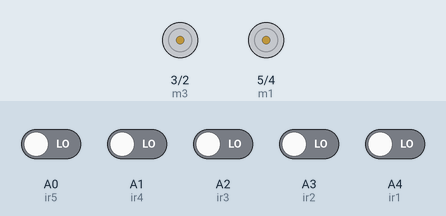
Recording of a sketch running on a simulated Arduino Uno, built with avr-gcc and run on an emulated ATmega328P. Parts: motor-driver pin pairs drawn as motors (green arrow = first pin HIGH = forward, orange = second pin HIGH = backward, longer = more drive). Inputs (shaded band) come from the test bench; at power-on: A0 (ir5), A1 (ir4), A2 (ir3), A3 (ir2), A4 (ir1) LOW.

Above: at 1.2 s.
1.3 s: A0 (ir5) driven HIGH and A1 (ir4) driven HIGH
At 1.7 s:
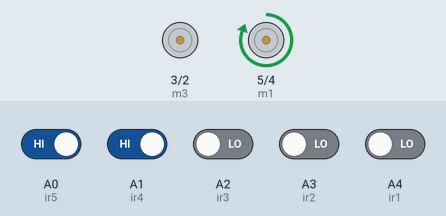
2.8 s: A2 (ir3) driven HIGH and A3 (ir2) driven HIGH
At 4.0 s:
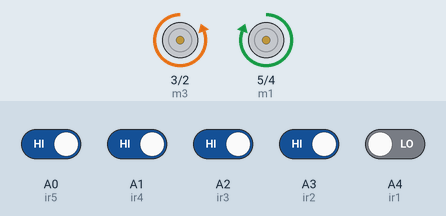
Timing chart, 0 to 5.8 s (numbered marks = the images above; inputs shaded):
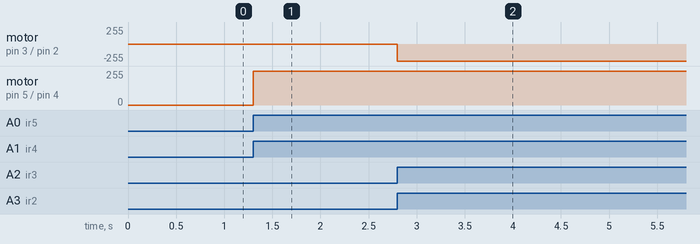

The sketch:

Robot_line_follower_2.ino
```cpp
#define m1 5  //Right Motor MA1
#define m2 4  //Right Motor MA2
#define m3 3  //Left Motor MB1
#define m4 2  //Left Motor MB2

//**********5 Channel IR Sensor Connection**********//
#define ir1 A4
#define ir2 A3
#define ir3 A2
#define ir4 A1
#define ir5 A0
//*************************************************//


void setup() {
  pinMode(m1, OUTPUT);
  pinMode(m2, OUTPUT);
  pinMode(m3, OUTPUT);
  pinMode(m4, OUTPUT);

  pinMode(ir1, INPUT);
  pinMode(ir2, INPUT);
  pinMode(ir3, INPUT);
  pinMode(ir4, INPUT);
  pinMode(ir5, INPUT);


}

void loop() {

  //Reading Sensor Values
  int s1 = digitalRead(ir1);  //Left Most Sensor
  int s2 = digitalRead(ir2);  //Left Sensor
  int s3 = digitalRead(ir3);  //Middle Sensor
  int s4 = digitalRead(ir4);  //Right Sensor
  int s5 = digitalRead(ir5);  //Right Most Sensor

  //if only middle sensor detects black line
  if((s1 == 1) && (s2 == 1) && (s3 == 0) && (s4 == 1) && (s5 == 1))
  {
    //going forward with full speed
    digitalWrite(m1, HIGH);
    digitalWrite(m2, LOW);
    digitalWrite(m3, HIGH);
    digitalWrite(m4, LOW);
  }

  //if only left sensor detects black line
  if((s1 == 1) && (s2 == 0) && (s3 == 1) && (s4 == 1) && (s5 == 1))
  {
    //going right with full speed
    digitalWrite(m1, HIGH);
    digitalWrite(m2, LOW);
    digitalWrite(m3, LOW);
    digitalWrite(m4, LOW);
  }

  //if only left most sensor detects black line
  if((s1 == 0) && (s2 == 1) && (s3 == 1) && (s4 == 1) && (s5 == 1))
  {
    //going right with full speed
    digitalWrite(m1, HIGH);
    digitalWrite(m2, LOW);
    digitalWrite(m3, LOW);
    digitalWrite(m4, HIGH);
  }

  //if only right sensor detects black line
  if((s1 == 1) && (s2 == 1) && (s3 == 1) && (s4 == 0) && (s5 == 1))
  {
    //going left with full speed
    digitalWrite(m1, LOW);
    digitalWrite(m2, LOW);
    digitalWrite(m3, HIGH);
    digitalWrite(m4, LOW);
  }

  //if only right most sensor detects black line
  if((s1 == 1) && (s2 == 1) && (s3 == 1) && (s4 == 1) && (s5 == 0))
  {
    //going left with full speed
    digitalWrite(m1, LOW);
    digitalWrite(m2, HIGH);
    digitalWrite(m3, HIGH);
    digitalWrite(m4, LOW);
  }

  //if middle and right sensor detects black line
  if((s1 == 1) && (s2 == 1) && (s3 == 0) && (s4 == 0) && (s5 == 1))
  {
    //going left with full speed
    digitalWrite(m1, LOW);
    digitalWrite(m2, LOW);
    digitalWrite(m3, HIGH);
    digitalWrite(m4, LOW);
  }

  //if middle and left sensor detects black line
  if((s1 == 1) && (s2 == 0) && (s3 == 0) && (s4 == 1) && (s5 == 1))
  {
    //going right with full speed
    digitalWrite(m1, HIGH);
    digitalWrite(m2, LOW);
    digitalWrite(m3, LOW);
    digitalWrite(m4, LOW);
  }

  //if middle, left and left most sensor detects black line
  if((s1 == 0) && (s2 == 0) && (s3 == 0) && (s4 == 1) && (s5 == 1))
  {
    //going right with full speed
    digitalWrite(m1, HIGH);
    digitalWrite(m2, LOW);
    digitalWrite(m3, LOW);
    digitalWrite(m4, LOW);
  }

  //if middle, right and right most sensor detects black line
  if((s1 == 1) && (s2 == 1) && (s3 == 0) && (s4 == 0) && (s5 == 0))
  {
    //going left with full speed
    digitalWrite(m1, LOW);
    digitalWrite(m2, LOW);
    digitalWrite(m3, HIGH);
    digitalWrite(m4, LOW);
  }

  //if all sensors are on a black line
  if((s1 == 0) && (s2 == 0) && (s3 == 0) && (s4 == 0) && (s5 == 0))
  {
    //stop
    digitalWrite(m1, LOW);
    digitalWrite(m2, LOW);
    digitalWrite(m3, LOW);
    digitalWrite(m4, LOW);
  }
}
```

Measured:
- after the input at 1.3 s, motor on pin 5 (m1) / pin 4 (m2): stopped → forward 255/255 at once
- after the input at 2.8 s, motor on pin 3 (m3) / pin 2 (m4): stopped → backward 255/255 at once
